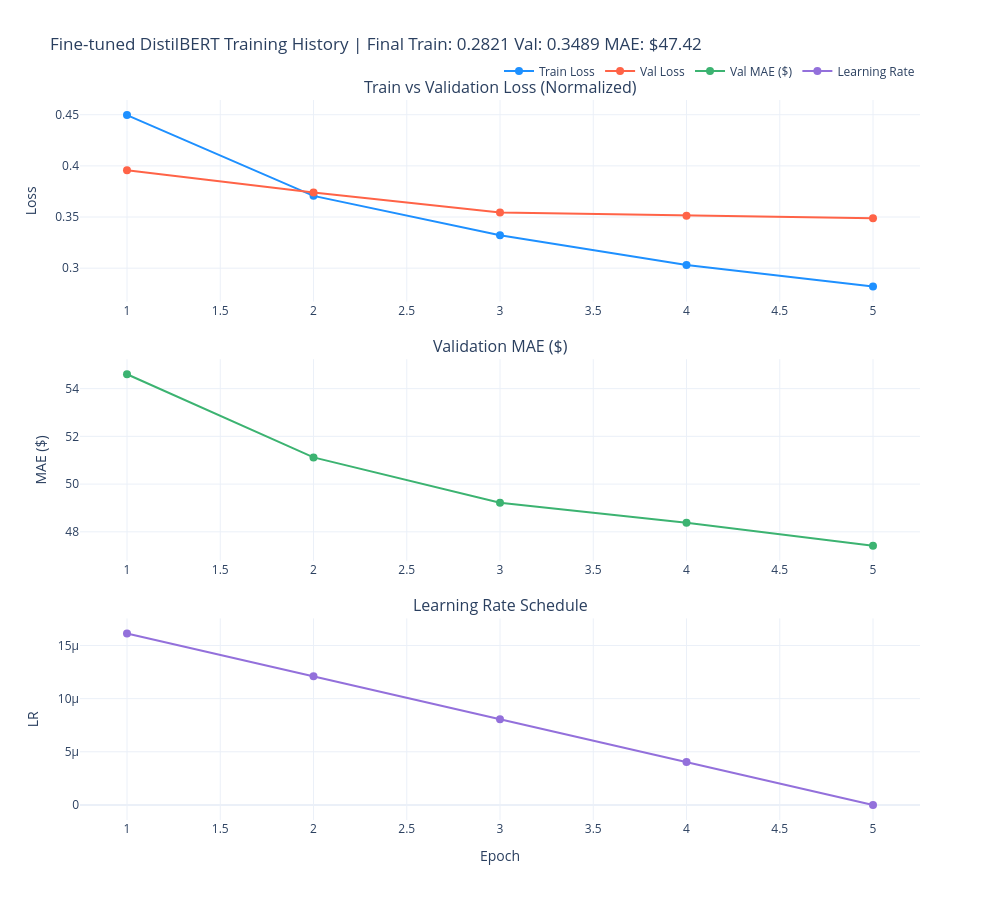

Notebook cell for this chart:
### Markdown cell above
## 4. Training History

### Code cell
plot_training_history(history, title="Fine-tuned DistilBERT")

### Figure 1 — Plotly figure (JSON) as saved in the notebook; plotly's stock layout.template omitted (floating-point values rounded to 4 significant figures)
{"data": [{"line": {"color": "dodgerblue", "width": 2}, "marker": {"size": 8}, "mode": "lines+markers", "name": "Train Loss", "type": "scatter", "x": [1, 2, 3, 4, 5], "xaxis": "x", "y": [0.4496, 0.3707, 0.3321, 0.3031, 0.2821], "yaxis": "y"}, {"line": {"color": "tomato", "width": 2}, "marker": {"size": 8}, "mode": "lines+markers", "name": "Val Loss", "type": "scatter", "x": [1, 2, 3, 4, 5], "xaxis": "x", "y": [0.3958, 0.3741, 0.3545, 0.3514, 0.3489], "yaxis": "y"}, {"hovertemplate": "Epoch %{x}<br>MAE: $%{y:,.2f}<extra></extra>", "line": {"color": "mediumseagreen", "width": 2}, "marker": {"size": 8}, "mode": "lines+markers", "name": "Val MAE ($)", "type": "scatter", "x": [1, 2, 3, 4, 5], "xaxis": "x2", "y": [54.6, 51.12, 49.22, 48.38, 47.42], "yaxis": "y2"}, {"line": {"color": "mediumpurple", "width": 2}, "marker": {"size": 8}, "mode": "lines+markers", "name": "Learning Rate", "type": "scatter", "x": [1, 2, 3, 4, 5], "xaxis": "x3", "y": [1.613e-05, 1.21e-05, 8.065e-06, 4.032e-06, 0], "yaxis": "y3"}], "layout": {"annotations": [{"font": {"size": 16}, "showarrow": false, "text": "Train vs Validation Loss (Normalized)", "x": 0.5, "xanchor": "center", "xref": "paper", "y": 1, "yanchor": "bottom", "yref": "paper"}, {"font": {"size": 16}, "showarrow": false, "text": "Validation MAE ($)", "x": 0.5, "xanchor": "center", "xref": "paper", "y": 0.64, "yanchor": "bottom", "yref": "paper"}, {"font": {"size": 16}, "showarrow": false, "text": "Learning Rate Schedule", "x": 0.5, "xanchor": "center", "xref": "paper", "y": 0.28, "yanchor": "bottom", "yref": "paper"}], "height": 900, "legend": {"orientation": "h", "x": 1, "xanchor": "right", "y": 1.02, "yanchor": "bottom"}, "showlegend": true, "title": {"text": "Fine-tuned DistilBERT Training History | Final Train: 0.2821 Val: 0.3489 MAE: $47.42"}, "width": 1000, "xaxis": {"anchor": "y", "domain": [0, 1]}, "xaxis2": {"anchor": "y2", "domain": [0, 1]}, "xaxis3": {"anchor": "y3", "domain": [0, 1], "title": {"text": "Epoch"}}, "yaxis": {"anchor": "x", "domain": [0.72, 1], "title": {"text": "Loss"}}, "yaxis2": {"anchor": "x2", "domain": [0.36, 0.64], "title": {"text": "MAE ($)"}}, "yaxis3": {"anchor": "x3", "domain": [0, 0.28], "title": {"text": "LR"}}}}
